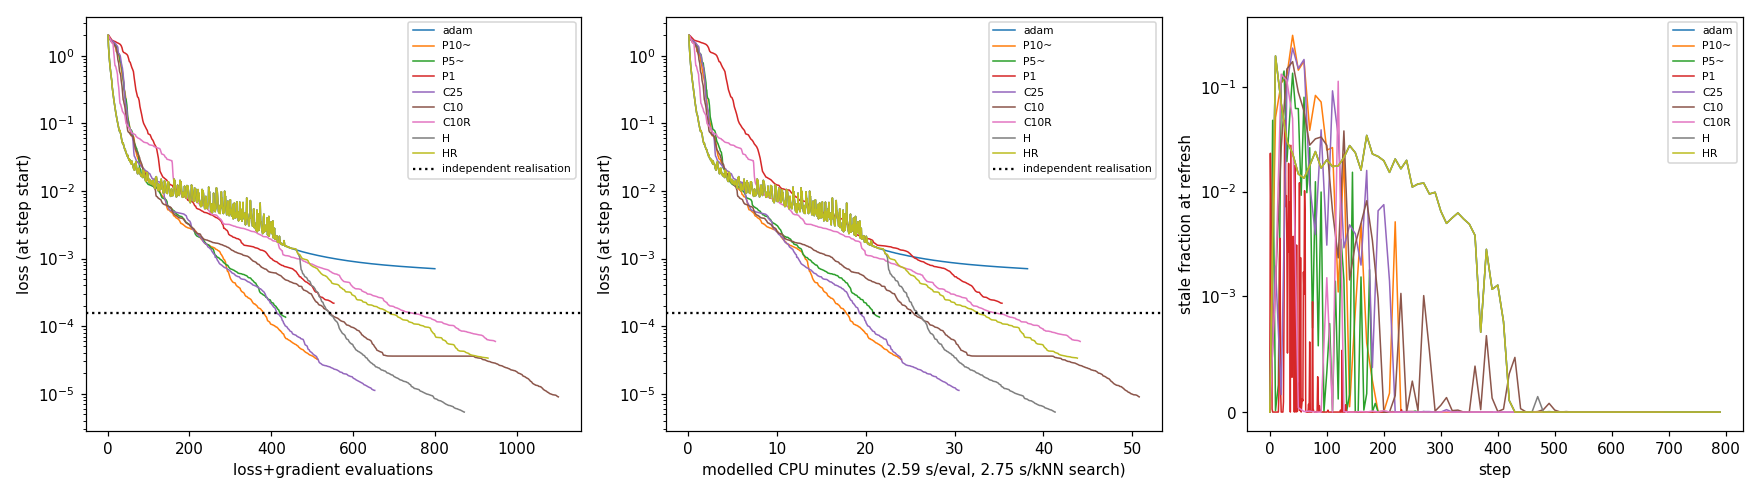

Source code (Python):
"""Compare B4 optimiser runs at matched evaluations and modelled wall time.

Wall time is modelled from the clean single-process timings of the Adam
baseline (the comparison runs shared the CPU): each loss+gradient evaluation
costs T_VG, each refresh (kNN search) T_SEARCH.
"""

import json
import os
import sys

import numpy as np

D = os.path.dirname(os.path.abspath(__file__))
BASE = os.path.join(D, "..", "optimise_cpu.json")  # the Adam run
T_VG, T_SEARCH = 2.59, 2.75
FLOOR = None


def load(name):
    """A run's history; ``NAME~`` counts a plain (no-reuse) L-BFGS run as if
    the line search's value had been reused (same trajectory, one evaluation
    fewer on every step but an epoch's first)."""
    adjust = name.endswith("~")
    name = name.rstrip("~")
    path = BASE if name == "adam" else os.path.join(D, f"{name}.json")
    if not os.path.exists(path):
        return None
    p = json.load(open(path))
    h = p["history"]
    k_steps = {e["first_step"] for e in p["epochs"]}
    ev = np.array(
        [
            x.get("evals", 1) - (1 if adjust and x["step"] not in k_steps else 0)
            for x in h
        ],
        float,
    )
    loss = np.array([x["loss"] for x in h])
    refresh = np.array([1.0 if x["step"] in k_steps else 0.0 for x in h])
    cum_ev = np.cumsum(ev)
    t = np.cumsum(ev * T_VG + refresh * T_SEARCH)
    return p, h, loss, cum_ev, t


def at(cum, loss, budget):
    i = np.searchsorted(cum, budget, side="right") - 1
    return loss[i] if i >= 0 else np.nan


def main(names):
    rows = []
    for name in names:
        r = load(name)
        if r is None:
            continue
        p, h, loss, cum_ev, t = r
        s = p["summary"]
        ep = p["epochs"]
        stale = np.array([e["stale_fraction"] for e in ep])
        disp = np.array([e["max_displacement"] for e in ep]) / p["mean_spacing"]
        st = p["statistics"]
        xi_f, xi_t = st["final"]["xi"][-1], st["target"]["xi"][-1]
        rows.append(
            dict(
                name=name,
                steps=len(h),
                evals=int(cum_ev[-1]),
                model_min=t[-1] / 60,
                loss_final=s["final"]["loss"],
                floor=s["independent_realisation"]["loss"],
                at200=at(cum_ev, loss, 200),
                at400=at(cum_ev, loss, 400),
                at800=at(cum_ev, loss, 800),
                cdf=s["final"]["max_abs_cdf_hard_error"],
                lnr=s["final"]["max_abs_ln_ratio_1pxi"],
                xi_out=f"{xi_f:+.3f}/{xi_t:+.3f}",
                stale_mean=stale.mean(),
                stale_max=stale.max(),
                stale_last=stale[-5:].mean(),
                disp_max=disp.max(),
                replans=p["replans"],
                evals_per_step=cum_ev[-1] / len(h),
            )
        )
    keys = list(rows[0].keys())
    print(" | ".join(keys))
    for r in rows:
        print(
            " | ".join(
                f"{v:.3g}" if isinstance(v, float) else str(v) for v in r.values()
            )
        )
    return rows


def figure(names, path):
    import matplotlib

    matplotlib.use("Agg")
    import matplotlib.pyplot as plt

    fig, axes = plt.subplots(1, 3, figsize=(16, 4.5))
    floor = None
    for name in names:
        r = load(name)
        if r is None:
            continue
        p, h, loss, cum_ev, t = r
        floor = p["summary"]["independent_realisation"]["loss"]
        axes[0].semilogy(cum_ev, loss, label=name, lw=1)
        axes[1].semilogy(t / 60, loss, label=name, lw=1)
        ep = p["epochs"]
        axes[2].plot(
            [e["first_step"] for e in ep],
            [e["stale_fraction"] for e in ep],
            label=name,
            lw=1,
        )
    for ax in axes[:2]:
        ax.axhline(floor, color="k", ls=":", label="independent realisation")
        ax.set_ylabel("loss (at step start)")
        ax.legend(fontsize=7)
    axes[0].set_xlabel("loss+gradient evaluations")
    axes[1].set_xlabel(f"modelled CPU minutes ({T_VG} s/eval, {T_SEARCH} s/kNN search)")
    axes[2].set_xlabel("step")
    axes[2].set_ylabel("stale fraction at refresh")
    axes[2].set_yscale("symlog", linthresh=1e-3)
    axes[2].legend(fontsize=7)
    fig.tight_layout()
    fig.savefig(path, dpi=110)
    print("wrote", path)


if __name__ == "__main__":
    names = sys.argv[1:] or [
        "adam",
        "P10~",
        "P5~",
        "P1",
        "C25",
        "C10",
        "C10R",
        "H",
        "HR",
    ]
    main(names)
    figure(names, os.path.join(D, "compare.png"))
